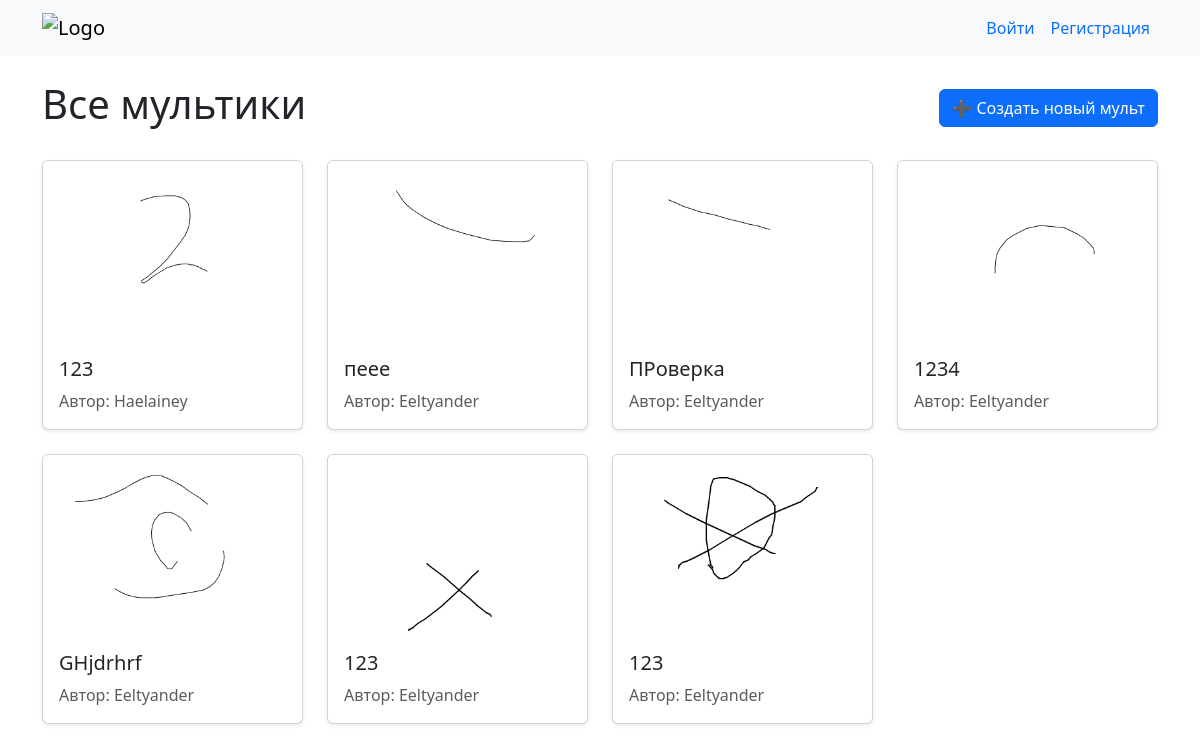
/, run on an earlier commit of the app's database.
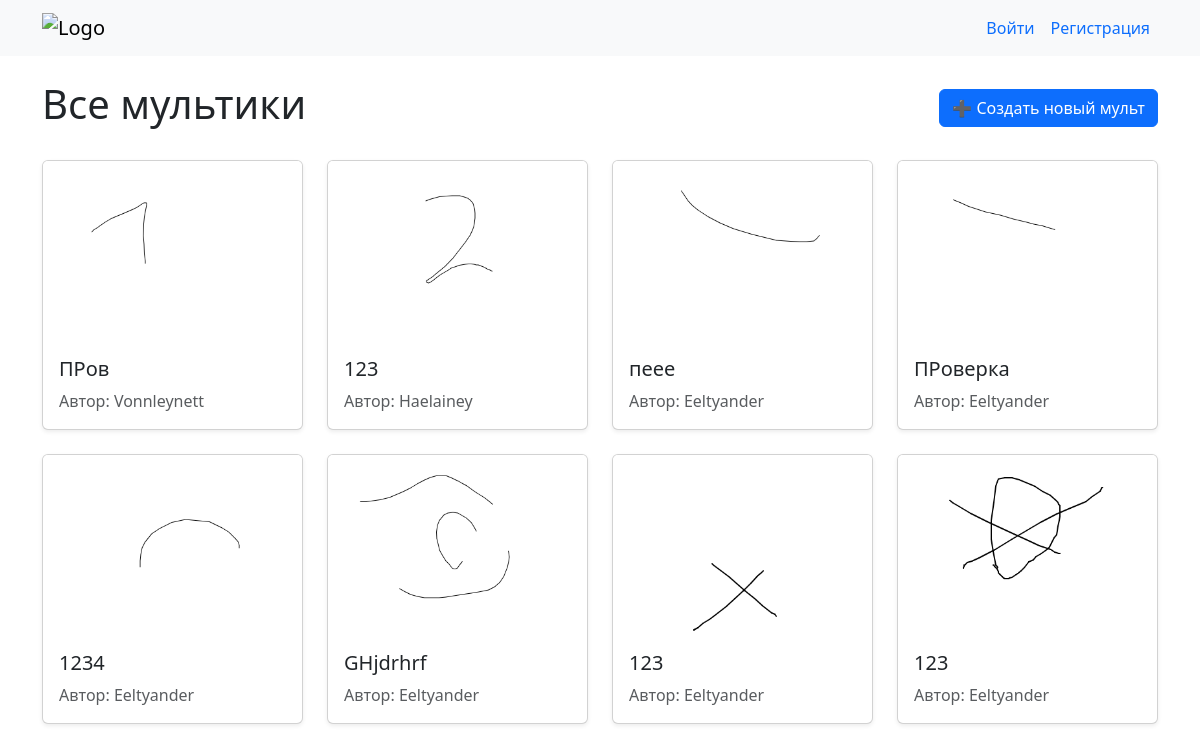
And on a later commit of the database.
### cartoons/models.py (models this page shows, shortened)
class Cartoon(models.Model):
    title = models.CharField(max_length=200, verbose_name="Название")
    author = models.ForeignKey(User, on_delete=models.CASCADE,
                               related_name='cartoons')
    created_at = models.DateTimeField(auto_now_add=True)
    updated_at = models.DateTimeField(auto_now=True)
    preview = models.ImageField(upload_to='cartoons/gifs/')
    frames_data = models.JSONField(default=dict, blank=True)
    fps = models.PositiveSmallIntegerField(default=12)
    class Meta:
        ordering = ['-created_at']  # сортировка по новизне

### cartoons/views.py (the view)
# urls.py: path('', views.index, name='index'),
def index(request):
    cartoons = Cartoon.objects.all()
    return render(request, 'cartoons/index.html', {'cartoons': cartoons})

### cartoons/templates/cartoons/index.html (shortened to what this page needs)
{% extends "base.html" %}
{% block content %}
<div class="d-flex justify-content-between align-items-center mb-4">
    <h1>Все мультики</h1>
    <a href="{% url 'editor_create' %}" class="btn btn-primary">➕ Создать новый мульт</a>
</div>
<div class="row row-cols-1 row-cols-sm-2 row-cols-md-3 row-cols-lg-4 g-4">
    {% for cartoon in cartoons %}
    <div class="col">
        <div class="card h-100 shadow-sm">
            <a href="{% url 'detail' cartoon.pk %}" class="text-decoration-none text-dark">
                {% if cartoon.preview %}
                <img src="{{ cartoon.preview.url }}" class="card-img-top" alt="{{ cartoon.title }}" style="height: 180px; object-fit: cover;">
                {% else %}
                <div class="card-img-top bg-light d-flex align-items-center justify-content-center" style="height: 180px;">
                    <span class="text-muted">Нет превью</span>
                </div>
                {% endif %}
                <div class="card-body">
                    <h5 class="card-title">{{ cartoon.title }}</h5>
                    <p class="card-text text-muted">Автор: {{ cartoon.author.username }}</p>
                </div>
            </a>
        </div>
    </div>
    {% empty %}
    <div class="col-12">
        <div class="alert alert-info">
            Пока нет ни одного мультика. <a href="{% url 'editor_create' %}" class="alert-link">Создайте первый!</a>
        </div>
    </div>
    {% endfor %}
</div>
{% endblock %}

What changed in the data, as far as the page shows it:
added Cartoon: preview (picture), title "ПРов", author.username "Vonnleynett"
